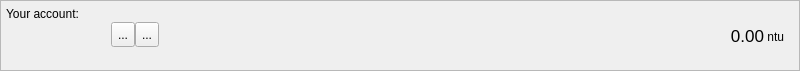
<?xml version="1.0" encoding="UTF-8"?>
<ui version="4.0">
 <class>AccountFrame</class>
 <widget class="QFrame" name="AccountFrame">
  <property name="geometry">
   <rect>
    <x>0</x>
    <y>0</y>
    <width>800</width>
    <height>71</height>
   </rect>
  </property>
  <property name="minimumSize">
   <size>
    <width>0</width>
    <height>70</height>
   </size>
  </property>
  <property name="maximumSize">
   <size>
    <width>16777215</width>
    <height>71</height>
   </size>
  </property>
  <property name="windowTitle">
   <string>Frame</string>
  </property>
  <property name="frameShape">
   <enum>QFrame::StyledPanel</enum>
  </property>
  <property name="frameShadow">
   <enum>QFrame::Plain</enum>
  </property>
  <layout class="QHBoxLayout" name="horizontalLayout_3">
   <property name="spacing">
    <number>0</number>
   </property>
   <property name="leftMargin">
    <number>5</number>
   </property>
   <property name="topMargin">
    <number>0</number>
   </property>
   <property name="rightMargin">
    <number>5</number>
   </property>
   <property name="bottomMargin">
    <number>0</number>
   </property>
   <item>
    <layout class="QVBoxLayout" name="verticalLayout_3">
     <property name="spacing">
      <number>1</number>
     </property>
     <property name="leftMargin">
      <number>0</number>
     </property>
     <property name="rightMargin">
      <number>0</number>
     </property>
     <item>
      <widget class="QLabel" name="label">
       <property name="minimumSize">
        <size>
         <width>0</width>
         <height>20</height>
        </size>
       </property>
       <property name="maximumSize">
        <size>
         <width>16777215</width>
         <height>20</height>
        </size>
       </property>
       <property name="text">
        <string>Your account:</string>
       </property>
       <property name="alignment">
        <set>Qt::AlignBottom|Qt::AlignLeading|Qt::AlignLeft</set>
       </property>
       <property name="margin">
        <number>0</number>
       </property>
       <property name="indent">
        <number>0</number>
       </property>
      </widget>
     </item>
     <item>
      <layout class="QHBoxLayout" name="horizontalLayout">
       <property name="spacing">
        <number>0</number>
       </property>
       <property name="bottomMargin">
        <number>0</number>
       </property>
       <item>
        <widget class="QLabel" name="m_addressLabel">
         <property name="sizePolicy">
          <sizepolicy hsizetype="Minimum" vsizetype="Preferred">
           <horstretch>0</horstretch>
           <verstretch>0</verstretch>
          </sizepolicy>
         </property>
         <property name="minimumSize">
          <size>
           <width>100</width>
           <height>22</height>
          </size>
         </property>
         <property name="maximumSize">
          <size>
           <width>16777215</width>
           <height>22</height>
          </size>
         </property>
         <property name="baseSize">
          <size>
           <width>0</width>
           <height>22</height>
          </size>
         </property>
         <property name="cursor">
          <cursorShape>IBeamCursor</cursorShape>
         </property>
         <property name="toolTip">
          <string>Your receiving address</string>
         </property>
         <property name="whatsThis">
          <string>This is your account address</string>
         </property>
         <property name="text">
          <string/>
         </property>
         <property name="alignment">
          <set>Qt::AlignBottom|Qt::AlignLeading|Qt::AlignLeft</set>
         </property>
         <property name="textInteractionFlags">
          <set>Qt::TextSelectableByKeyboard|Qt::TextSelectableByMouse</set>
         </property>
        </widget>
       </item>
       <item>
        <spacer name="horizontalSpacer_2">
         <property name="orientation">
          <enum>Qt::Horizontal</enum>
         </property>
         <property name="sizeType">
          <enum>QSizePolicy::Fixed</enum>
         </property>
         <property name="sizeHint" stdset="0">
          <size>
           <width>5</width>
           <height>25</height>
          </size>
         </property>
        </spacer>
       </item>
       <item>
        <widget class="QToolButton" name="m_copyButton">
         <property name="minimumSize">
          <size>
           <width>0</width>
           <height>25</height>
          </size>
         </property>
         <property name="toolTip">
          <string>Copy address</string>
         </property>
         <property name="statusTip">
          <string/>
         </property>
         <property name="whatsThis">
          <string/>
         </property>
         <property name="text">
          <string>...</string>
         </property>
         <property name="icon">
          <iconset resource="../../resources.qrc">
           <normaloff>:/icons/copy</normaloff>:/icons/copy</iconset>
         </property>
        </widget>
       </item>
       <item>
        <widget class="QToolButton" name="m_qrButton">
         <property name="minimumSize">
          <size>
           <width>0</width>
           <height>25</height>
          </size>
         </property>
         <property name="toolTip">
          <string>Show QR code</string>
         </property>
         <property name="statusTip">
          <string/>
         </property>
         <property name="text">
          <string>...</string>
         </property>
         <property name="icon">
          <iconset resource="../../resources.qrc">
           <normaloff>:/icons/qrcode</normaloff>:/icons/qrcode</iconset>
         </property>
        </widget>
       </item>
       <item>
        <spacer name="horizontalSpacer">
         <property name="orientation">
          <enum>Qt::Horizontal</enum>
         </property>
         <property name="sizeHint" stdset="0">
          <size>
           <width>0</width>
           <height>25</height>
          </size>
         </property>
        </spacer>
       </item>
       <item>
        <widget class="QLabel" name="totalBalance">
         <property name="sizePolicy">
          <sizepolicy hsizetype="Preferred" vsizetype="Preferred">
           <horstretch>0</horstretch>
           <verstretch>0</verstretch>
          </sizepolicy>
         </property>
         <property name="maximumSize">
          <size>
           <width>16777215</width>
           <height>24</height>
          </size>
         </property>
         <property name="font">
          <font>
           <pointsize>13</pointsize>
           <weight>50</weight>
           <bold>false</bold>
          </font>
         </property>
         <property name="toolTip">
          <string>Total balance</string>
         </property>
         <property name="statusTip">
          <string>Total balance</string>
         </property>
         <property name="text">
          <string>0.00</string>
         </property>
         <property name="alignment">
          <set>Qt::AlignBottom|Qt::AlignRight|Qt::AlignTrailing</set>
         </property>
         <property name="margin">
          <number>0</number>
         </property>
         <property name="textInteractionFlags">
          <set>Qt::TextSelectableByMouse</set>
         </property>
        </widget>
       </item>
       <item>
        <widget class="QLabel" name="label_2">
         <property name="sizePolicy">
          <sizepolicy hsizetype="Preferred" vsizetype="Fixed">
           <horstretch>0</horstretch>
           <verstretch>0</verstretch>
          </sizepolicy>
         </property>
         <property name="minimumSize">
          <size>
           <width>30</width>
           <height>20</height>
          </size>
         </property>
         <property name="maximumSize">
          <size>
           <width>16777215</width>
           <height>20</height>
          </size>
         </property>
         <property name="baseSize">
          <size>
           <width>-1</width>
           <height>20</height>
          </size>
         </property>
         <property name="text">
          <string> ntu</string>
         </property>
         <property name="alignment">
          <set>Qt::AlignBottom|Qt::AlignLeading|Qt::AlignLeft</set>
         </property>
         <property name="margin">
          <number>0</number>
         </property>
        </widget>
       </item>
      </layout>
     </item>
     <item>
      <widget class="QLabel" name="addressStatusLabel">
       <property name="minimumSize">
        <size>
         <width>0</width>
         <height>20</height>
        </size>
       </property>
       <property name="maximumSize">
        <size>
         <width>16777215</width>
         <height>20</height>
        </size>
       </property>
       <property name="text">
        <string/>
       </property>
       <property name="alignment">
        <set>Qt::AlignLeading|Qt::AlignLeft|Qt::AlignTop</set>
       </property>
       <property name="margin">
        <number>0</number>
       </property>
       <property name="indent">
        <number>0</number>
       </property>
      </widget>
     </item>
    </layout>
   </item>
  </layout>
 </widget>
 <resources>
  <include location="../../resources.qrc"/>
 </resources>
 <connections>
  <connection>
   <sender>m_copyButton</sender>
   <signal>clicked()</signal>
   <receiver>AccountFrame</receiver>
   <slot>copyAddress()</slot>
   <hints>
    <hint type="sourcelabel">
     <x>818</x>
     <y>26</y>
    </hint>
    <hint type="destinationlabel">
     <x>422</x>
     <y>295</y>
    </hint>
   </hints>
  </connection>
  <connection>
   <sender>m_qrButton</sender>
   <signal>clicked()</signal>
   <receiver>AccountFrame</receiver>
   <slot>showQR()</slot>
   <hints>
    <hint type="sourcelabel">
     <x>802</x>
     <y>34</y>
    </hint>
    <hint type="destinationlabel">
     <x>494</x>
     <y>35</y>
    </hint>
   </hints>
  </connection>
 </connections>
 <slots>
  <slot>copyAddress()</slot>
 </slots>
</ui>
